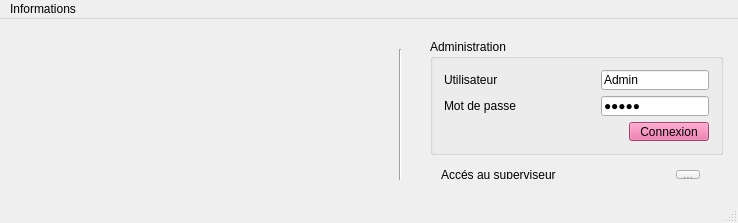
<?xml version="1.0" encoding="UTF-8"?>
<ui version="4.0">
 <class>FEN_Accueil</class>
 <widget class="QMainWindow" name="FEN_Accueil">
  <property name="geometry">
   <rect>
    <x>0</x>
    <y>0</y>
    <width>738</width>
    <height>223</height>
   </rect>
  </property>
  <property name="windowTitle">
   <string>QSupervise</string>
  </property>
  <property name="windowIcon">
   <iconset resource="ressources.qrc">
    <normaloff>:/img/img/eye.ico</normaloff>:/img/img/eye.ico</iconset>
  </property>
  <property name="documentMode">
   <bool>false</bool>
  </property>
  <widget class="QWidget" name="centralWidget">
   <widget class="QWidget" name="layoutWidget">
    <property name="geometry">
     <rect>
      <x>430</x>
      <y>140</y>
      <width>281</width>
      <height>31</height>
     </rect>
    </property>
    <layout class="QHBoxLayout" name="HLAYOUT_AccesSuperviseur">
     <item>
      <widget class="QLabel" name="LA_AccesSuperviseur">
       <property name="text">
        <string>Accés au superviseur</string>
       </property>
      </widget>
     </item>
     <item>
      <spacer name="HSPACER_AccesSuperviseur">
       <property name="orientation">
        <enum>Qt::Horizontal</enum>
       </property>
       <property name="sizeHint" stdset="0">
        <size>
         <width>40</width>
         <height>20</height>
        </size>
       </property>
      </spacer>
     </item>
     <item>
      <widget class="QToolButton" name="BTN_AccesSuperviseur">
       <property name="text">
        <string>...</string>
       </property>
      </widget>
     </item>
    </layout>
   </widget>
   <widget class="QGroupBox" name="GB_Administration">
    <property name="geometry">
     <rect>
      <x>430</x>
      <y>20</y>
      <width>293</width>
      <height>116</height>
     </rect>
    </property>
    <property name="title">
     <string>Administration</string>
    </property>
    <layout class="QGridLayout" name="gridLayout_3">
     <item row="0" column="0">
      <layout class="QVBoxLayout" name="VLAYOUT_Formulaire">
       <item>
        <layout class="QHBoxLayout" name="HLAYOUT_Utilisateur">
         <item>
          <widget class="QLabel" name="LA_Utilisateur">
           <property name="text">
            <string>Utilisateur</string>
           </property>
          </widget>
         </item>
         <item>
          <spacer name="HSPACER_Utilisateur">
           <property name="orientation">
            <enum>Qt::Horizontal</enum>
           </property>
           <property name="sizeHint" stdset="0">
            <size>
             <width>40</width>
             <height>20</height>
            </size>
           </property>
          </spacer>
         </item>
         <item>
          <widget class="QLineEdit" name="LE_Utilisateur">
           <property name="text">
            <string>Admin</string>
           </property>
          </widget>
         </item>
        </layout>
       </item>
       <item>
        <layout class="QHBoxLayout" name="HLAYOUT_MotDePasse">
         <item>
          <widget class="QLabel" name="LA_MotDePasse">
           <property name="text">
            <string>Mot de passe</string>
           </property>
          </widget>
         </item>
         <item>
          <spacer name="HSPACER_MotDePasse">
           <property name="orientation">
            <enum>Qt::Horizontal</enum>
           </property>
           <property name="sizeHint" stdset="0">
            <size>
             <width>40</width>
             <height>20</height>
            </size>
           </property>
          </spacer>
         </item>
         <item>
          <widget class="QLineEdit" name="LE_MotDePasse">
           <property name="inputMask">
            <string/>
           </property>
           <property name="text">
            <string>Admin</string>
           </property>
           <property name="echoMode">
            <enum>QLineEdit::Password</enum>
           </property>
          </widget>
         </item>
        </layout>
       </item>
       <item>
        <layout class="QHBoxLayout" name="HLAYOUT_Connexion">
         <item>
          <spacer name="HSPACER_Connexion">
           <property name="orientation">
            <enum>Qt::Horizontal</enum>
           </property>
           <property name="sizeHint" stdset="0">
            <size>
             <width>40</width>
             <height>20</height>
            </size>
           </property>
          </spacer>
         </item>
         <item>
          <widget class="QPushButton" name="BTN_Connexion">
           <property name="palette">
            <palette>
             <active>
              <colorrole role="WindowText">
               <brush brushstyle="SolidPattern">
                <color alpha="255">
                 <red>0</red>
                 <green>0</green>
                 <blue>0</blue>
                </color>
               </brush>
              </colorrole>
              <colorrole role="Button">
               <brush brushstyle="SolidPattern">
                <color alpha="255">
                 <red>231</red>
                 <green>94</green>
                 <blue>152</blue>
                </color>
               </brush>
              </colorrole>
              <colorrole role="Light">
               <brush brushstyle="SolidPattern">
                <color alpha="255">
                 <red>255</red>
                 <green>196</green>
                 <blue>221</blue>
                </color>
               </brush>
              </colorrole>
              <colorrole role="Midlight">
               <brush brushstyle="SolidPattern">
                <color alpha="255">
                 <red>243</red>
                 <green>145</green>
                 <blue>186</blue>
                </color>
               </brush>
              </colorrole>
              <colorrole role="Dark">
               <brush brushstyle="SolidPattern">
                <color alpha="255">
                 <red>115</red>
                 <green>47</green>
                 <blue>76</blue>
                </color>
               </brush>
              </colorrole>
              <colorrole role="Mid">
               <brush brushstyle="SolidPattern">
                <color alpha="255">
                 <red>154</red>
                 <green>62</green>
                 <blue>101</blue>
                </color>
               </brush>
              </colorrole>
              <colorrole role="Text">
               <brush brushstyle="SolidPattern">
                <color alpha="255">
                 <red>0</red>
                 <green>0</green>
                 <blue>0</blue>
                </color>
               </brush>
              </colorrole>
              <colorrole role="BrightText">
               <brush brushstyle="SolidPattern">
                <color alpha="255">
                 <red>255</red>
                 <green>255</green>
                 <blue>255</blue>
                </color>
               </brush>
              </colorrole>
              <colorrole role="ButtonText">
               <brush brushstyle="SolidPattern">
                <color alpha="255">
                 <red>0</red>
                 <green>0</green>
                 <blue>0</blue>
                </color>
               </brush>
              </colorrole>
              <colorrole role="Base">
               <brush brushstyle="SolidPattern">
                <color alpha="255">
                 <red>255</red>
                 <green>255</green>
                 <blue>255</blue>
                </color>
               </brush>
              </colorrole>
              <colorrole role="Window">
               <brush brushstyle="SolidPattern">
                <color alpha="255">
                 <red>231</red>
                 <green>94</green>
                 <blue>152</blue>
                </color>
               </brush>
              </colorrole>
              <colorrole role="Shadow">
               <brush brushstyle="SolidPattern">
                <color alpha="255">
                 <red>0</red>
                 <green>0</green>
                 <blue>0</blue>
                </color>
               </brush>
              </colorrole>
              <colorrole role="AlternateBase">
               <brush brushstyle="SolidPattern">
                <color alpha="255">
                 <red>243</red>
                 <green>174</green>
                 <blue>203</blue>
                </color>
               </brush>
              </colorrole>
              <colorrole role="ToolTipBase">
               <brush brushstyle="SolidPattern">
                <color alpha="255">
                 <red>255</red>
                 <green>255</green>
                 <blue>220</blue>
                </color>
               </brush>
              </colorrole>
              <colorrole role="ToolTipText">
               <brush brushstyle="SolidPattern">
                <color alpha="255">
                 <red>0</red>
                 <green>0</green>
                 <blue>0</blue>
                </color>
               </brush>
              </colorrole>
             </active>
             <inactive>
              <colorrole role="WindowText">
               <brush brushstyle="SolidPattern">
                <color alpha="255">
                 <red>0</red>
                 <green>0</green>
                 <blue>0</blue>
                </color>
               </brush>
              </colorrole>
              <colorrole role="Button">
               <brush brushstyle="SolidPattern">
                <color alpha="255">
                 <red>231</red>
                 <green>94</green>
                 <blue>152</blue>
                </color>
               </brush>
              </colorrole>
              <colorrole role="Light">
               <brush brushstyle="SolidPattern">
                <color alpha="255">
                 <red>255</red>
                 <green>196</green>
                 <blue>221</blue>
                </color>
               </brush>
              </colorrole>
              <colorrole role="Midlight">
               <brush brushstyle="SolidPattern">
                <color alpha="255">
                 <red>243</red>
                 <green>145</green>
                 <blue>186</blue>
                </color>
               </brush>
              </colorrole>
              <colorrole role="Dark">
               <brush brushstyle="SolidPattern">
                <color alpha="255">
                 <red>115</red>
                 <green>47</green>
                 <blue>76</blue>
                </color>
               </brush>
              </colorrole>
              <colorrole role="Mid">
               <brush brushstyle="SolidPattern">
                <color alpha="255">
                 <red>154</red>
                 <green>62</green>
                 <blue>101</blue>
                </color>
               </brush>
              </colorrole>
              <colorrole role="Text">
               <brush brushstyle="SolidPattern">
                <color alpha="255">
                 <red>0</red>
                 <green>0</green>
                 <blue>0</blue>
                </color>
               </brush>
              </colorrole>
              <colorrole role="BrightText">
               <brush brushstyle="SolidPattern">
                <color alpha="255">
                 <red>255</red>
                 <green>255</green>
                 <blue>255</blue>
                </color>
               </brush>
              </colorrole>
              <colorrole role="ButtonText">
               <brush brushstyle="SolidPattern">
                <color alpha="255">
                 <red>0</red>
                 <green>0</green>
                 <blue>0</blue>
                </color>
               </brush>
              </colorrole>
              <colorrole role="Base">
               <brush brushstyle="SolidPattern">
                <color alpha="255">
                 <red>255</red>
                 <green>255</green>
                 <blue>255</blue>
                </color>
               </brush>
              </colorrole>
              <colorrole role="Window">
               <brush brushstyle="SolidPattern">
                <color alpha="255">
                 <red>231</red>
                 <green>94</green>
                 <blue>152</blue>
                </color>
               </brush>
              </colorrole>
              <colorrole role="Shadow">
               <brush brushstyle="SolidPattern">
                <color alpha="255">
                 <red>0</red>
                 <green>0</green>
                 <blue>0</blue>
                </color>
               </brush>
              </colorrole>
              <colorrole role="AlternateBase">
               <brush brushstyle="SolidPattern">
                <color alpha="255">
                 <red>243</red>
                 <green>174</green>
                 <blue>203</blue>
                </color>
               </brush>
              </colorrole>
              <colorrole role="ToolTipBase">
               <brush brushstyle="SolidPattern">
                <color alpha="255">
                 <red>255</red>
                 <green>255</green>
                 <blue>220</blue>
                </color>
               </brush>
              </colorrole>
              <colorrole role="ToolTipText">
               <brush brushstyle="SolidPattern">
                <color alpha="255">
                 <red>0</red>
                 <green>0</green>
                 <blue>0</blue>
                </color>
               </brush>
              </colorrole>
             </inactive>
             <disabled>
              <colorrole role="WindowText">
               <brush brushstyle="SolidPattern">
                <color alpha="255">
                 <red>115</red>
                 <green>47</green>
                 <blue>76</blue>
                </color>
               </brush>
              </colorrole>
              <colorrole role="Button">
               <brush brushstyle="SolidPattern">
                <color alpha="255">
                 <red>231</red>
                 <green>94</green>
                 <blue>152</blue>
                </color>
               </brush>
              </colorrole>
              <colorrole role="Light">
               <brush brushstyle="SolidPattern">
                <color alpha="255">
                 <red>255</red>
                 <green>196</green>
                 <blue>221</blue>
                </color>
               </brush>
              </colorrole>
              <colorrole role="Midlight">
               <brush brushstyle="SolidPattern">
                <color alpha="255">
                 <red>243</red>
                 <green>145</green>
                 <blue>186</blue>
                </color>
               </brush>
              </colorrole>
              <colorrole role="Dark">
               <brush brushstyle="SolidPattern">
                <color alpha="255">
                 <red>115</red>
                 <green>47</green>
                 <blue>76</blue>
                </color>
               </brush>
              </colorrole>
              <colorrole role="Mid">
               <brush brushstyle="SolidPattern">
                <color alpha="255">
                 <red>154</red>
                 <green>62</green>
                 <blue>101</blue>
                </color>
               </brush>
              </colorrole>
              <colorrole role="Text">
               <brush brushstyle="SolidPattern">
                <color alpha="255">
                 <red>115</red>
                 <green>47</green>
                 <blue>76</blue>
                </color>
               </brush>
              </colorrole>
              <colorrole role="BrightText">
               <brush brushstyle="SolidPattern">
                <color alpha="255">
                 <red>255</red>
                 <green>255</green>
                 <blue>255</blue>
                </color>
               </brush>
              </colorrole>
              <colorrole role="ButtonText">
               <brush brushstyle="SolidPattern">
                <color alpha="255">
                 <red>115</red>
                 <green>47</green>
                 <blue>76</blue>
                </color>
               </brush>
              </colorrole>
              <colorrole role="Base">
               <brush brushstyle="SolidPattern">
                <color alpha="255">
                 <red>231</red>
                 <green>94</green>
                 <blue>152</blue>
                </color>
               </brush>
              </colorrole>
              <colorrole role="Window">
               <brush brushstyle="SolidPattern">
                <color alpha="255">
                 <red>231</red>
                 <green>94</green>
                 <blue>152</blue>
                </color>
               </brush>
              </colorrole>
              <colorrole role="Shadow">
               <brush brushstyle="SolidPattern">
                <color alpha="255">
                 <red>0</red>
                 <green>0</green>
                 <blue>0</blue>
                </color>
               </brush>
              </colorrole>
              <colorrole role="AlternateBase">
               <brush brushstyle="SolidPattern">
                <color alpha="255">
                 <red>231</red>
                 <green>94</green>
                 <blue>152</blue>
                </color>
               </brush>
              </colorrole>
              <colorrole role="ToolTipBase">
               <brush brushstyle="SolidPattern">
                <color alpha="255">
                 <red>255</red>
                 <green>255</green>
                 <blue>220</blue>
                </color>
               </brush>
              </colorrole>
              <colorrole role="ToolTipText">
               <brush brushstyle="SolidPattern">
                <color alpha="255">
                 <red>0</red>
                 <green>0</green>
                 <blue>0</blue>
                </color>
               </brush>
              </colorrole>
             </disabled>
            </palette>
           </property>
           <property name="text">
            <string>Connexion</string>
           </property>
           <property name="checkable">
            <bool>false</bool>
           </property>
          </widget>
         </item>
        </layout>
       </item>
      </layout>
     </item>
    </layout>
   </widget>
   <widget class="QLabel" name="label">
    <property name="geometry">
     <rect>
      <x>30</x>
      <y>10</y>
      <width>631</width>
      <height>181</height>
     </rect>
    </property>
    <property name="text">
     <string/>
    </property>
    <property name="pixmap">
     <pixmap resource="ressources.qrc">:/img/img/logo.png</pixmap>
    </property>
   </widget>
   <widget class="Line" name="line">
    <property name="geometry">
     <rect>
      <x>390</x>
      <y>30</y>
      <width>20</width>
      <height>131</height>
     </rect>
    </property>
    <property name="orientation">
     <enum>Qt::Vertical</enum>
    </property>
   </widget>
   <widget class="QLabel" name="label_2">
    <property name="geometry">
     <rect>
      <x>0</x>
      <y>0</y>
      <width>741</width>
      <height>211</height>
     </rect>
    </property>
    <property name="text">
     <string/>
    </property>
    <property name="pixmap">
     <pixmap resource="ressources.qrc">:/img/img/white_wall.jpeg</pixmap>
    </property>
   </widget>
   <zorder>label_2</zorder>
   <zorder>label</zorder>
   <zorder>layoutWidget</zorder>
   <zorder>GB_Administration</zorder>
   <zorder>line</zorder>
   <zorder>BTN_AccesSuperviseur</zorder>
   <zorder>BTN_AccesSuperviseur</zorder>
   <zorder>LA_AccesSuperviseur</zorder>
   <zorder>HSPACER_AccesSuperviseur</zorder>
  </widget>
  <widget class="QMenuBar" name="menuBar">
   <property name="geometry">
    <rect>
     <x>0</x>
     <y>0</y>
     <width>738</width>
     <height>21</height>
    </rect>
   </property>
   <widget class="QMenu" name="menuInformations">
    <property name="title">
     <string>Informations</string>
    </property>
    <addaction name="actionVersion"/>
    <addaction name="separator"/>
    <addaction name="actionObjectifs"/>
    <addaction name="actionNotice_d_utilisation"/>
   </widget>
   <addaction name="menuInformations"/>
  </widget>
  <widget class="QStatusBar" name="SB_Informations"/>
  <action name="actionObjectifs">
   <property name="icon">
    <iconset resource="ressources.qrc">
     <normaloff>:/img/img/1452464446_Message.ico</normaloff>:/img/img/1452464446_Message.ico</iconset>
   </property>
   <property name="text">
    <string>Objectifs</string>
   </property>
   <property name="toolTip">
    <string>Le but du projet</string>
   </property>
  </action>
  <action name="actionVersion">
   <property name="icon">
    <iconset resource="ressources.qrc">
     <normaloff>:/img/img/1452464368_gnome-help.ico</normaloff>:/img/img/1452464368_gnome-help.ico</iconset>
   </property>
   <property name="text">
    <string>Version</string>
   </property>
  </action>
  <action name="actionNotice_d_utilisation">
   <property name="icon">
    <iconset resource="ressources.qrc">
     <normaloff>:/img/img/1452464407_address-book.ico</normaloff>:/img/img/1452464407_address-book.ico</iconset>
   </property>
   <property name="text">
    <string>Notice d'utilisation</string>
   </property>
  </action>
 </widget>
 <layoutdefault spacing="6" margin="11"/>
 <resources>
  <include location="ressources.qrc"/>
 </resources>
 <connections/>
</ui>
